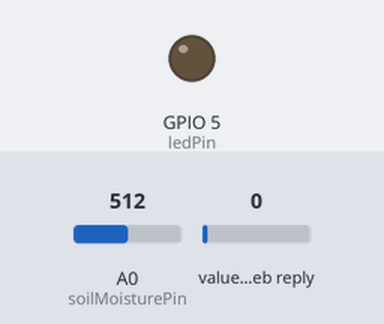
Bench run of a sketch on a simulated ESP8266 (NodeMCU). Shown: output pins drawn as LEDs (lit = HIGH). The inputs (shaded band) are chosen by the test bench; at power-on: value in the web reply 0, A0 (soilMoisturePin) = 512. WiFi joins after 1.5 s; servers stay silent unless stated; web services answer with replies made up by the test bench; what the sketch prints to the serial monitor is not drawn.

Above: at 2.7 s.
2.8 s: value in the web reply set to 49
13.9 s: value in the web reply set to 53
At 25.0 s:
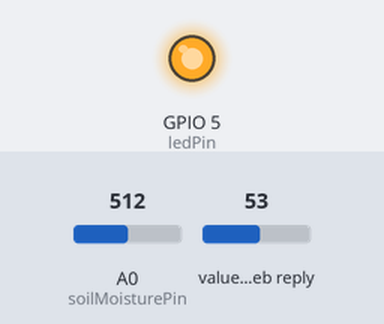
25.5 s: value in the web reply set to 25
At 36.5 s:
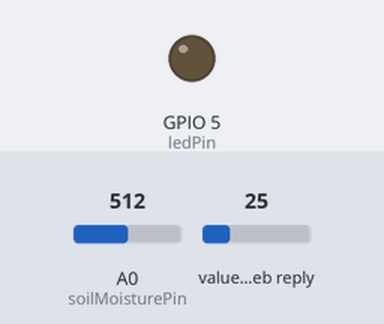
36.8 s: value in the web reply set to 75
At 47.0 s:
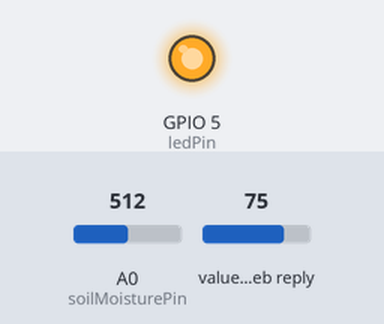
Timing chart, 0 to 48.5 s (numbered marks = the images above; inputs shaded):
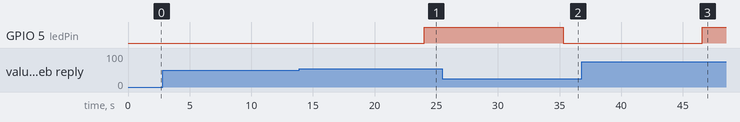

Measured:
- the behaviour switches between 50 and 51 on value in the web reply (found by bisection; images 0 and 1)
- after the input at 2.8 s, every drawn part: stays the same
- after the input at 13.9 s, GPIO 5 (ledPin): LOW → HIGH after 10.1 s
- after the input at 25.5 s, GPIO 5 (ledPin): HIGH → LOW after 9.8 s
- after the input at 36.8 s, GPIO 5 (ledPin): LOW → HIGH after 9.8 s

The sketch:

project_externalproject.ino
```cpp
#include <ArduinoJson.h>
#include <ArduinoJson.hpp>

#include <DHT.h>
#include <ESP8266WiFi.h>
#include <WiFiClient.h>
#include <ESP8266HTTPClient.h>
// Naming the variables
WiFiClient client;
HTTPClient http;
String url;
String API = "22YJBLY6TX86MN68";
int soilMoisturePin = A0; // Analog pin connected to the soil moisture sensor
int dhtPin = 4; // Digital pin connected to the DHT sensor
int ledPin = 5; // Digital pin connected to the LED
String fieldSoilMoisture = "1";
String fieldHumidity = "2";
String fieldTemperature = "3";
String fieldPredictedSoilMoisture = "4";
DHT dht(dhtPin, DHT11);

// Creating the functions for the tasks
void connectToWiFi();
void sendHttpRequest(int data, String fieldNo);
void soilMoisture();
void humiditySensor();
int readFieldFromThingSpeak(String fieldNo);

void setup() {
  Serial.begin(9600);
  pinMode(ledPin, OUTPUT); // Set the LED pin as output
  connectToWiFi();
}

void loop() {
  soilMoisture();
  delay(5000); // Adjust the delay as needed
  humiditySensor();
  delay(5000); // Adjust the delay as needed

  // Read predicted soil moisture from Field 4
  int predictedSoilMoisture = readFieldFromThingSpeak(fieldPredictedSoilMoisture);
  Serial.print("Predicted Soil Moisture: ");
  Serial.print(predictedSoilMoisture);
  Serial.println("%");

  // Check and control the LED based on moisture conditions
  int currentMoisture = analogRead(soilMoisturePin);
  int moisturePercentage = map(currentMoisture, 0, 1023, 100, 0);
  Serial.print("Current Soil Moisture Level: ");
  Serial.print(moisturePercentage);
  Serial.println("%");

  if (moisturePercentage < predictedSoilMoisture) {
    digitalWrite(ledPin, HIGH); // Turn on the LED
    Serial.println("LED turned ON");
  } else {
    digitalWrite(ledPin, LOW); // Turn off the LED
    Serial.println("LED turned OFF");
  }
}

void connectToWiFi() {
  const char* ssid = "1234567890";
  const char* password = "1234567890";

  // Connect to Wi-Fi
  WiFi.begin(ssid, password);
  while (WiFi.status() != WL_CONNECTED) {
    delay(250);
    Serial.print(".");
  }
  Serial.println("");
  Serial.println("Connected to WiFi");

  // Print the IP address
  Serial.println(WiFi.localIP());
}

void sendHttpRequest(int data, String fieldNo) {
  url = "http://api.thingspeak.com/update?api_key=";
  url += API;
  url += "&field";
  url += fieldNo;
  url += "=";
  url += data;

  http.begin(client, url);
  Serial.print("Waiting for the response");
  int httpcode = http.GET();
  if (httpcode > 0) {
    Serial.print("Data sent successfully");
  } else {
    Serial.print("Error in Sending Data");
  }
  http.end();
}

int readFieldFromThingSpeak(String fieldNo) {
  url = "http://api.thingspeak.com/channels/2383020/fields/" + fieldNo + ".json?results=2";
  http.begin(client, url);

  Serial.print("Reading data from ThingSpeak...");
  int httpcode = http.GET();

  if (httpcode == 200) {
    String response = http.getString();
    Serial.println("Response from ThingSpeak:");
    Serial.println(response);

    // Parse the JSON response
    DynamicJsonDocument doc(1024);
    DeserializationError error = deserializeJson(doc, response);

    // Check for parsing errors
    if (error) {
      Serial.print("Error parsing JSON: ");
      Serial.println(error.c_str());
      return 0;
    }

    // Extract the value from the JSON document
    int value = doc["feeds"][0]["field" + fieldNo].as<int>();
    return value;
  } else {
    Serial.print("Error reading data from ThingSpeak. Status code: ");
    Serial.println(httpcode);
    return 0;
  }

  http.end();
}


void soilMoisture() {
  int soilMoistureValue = analogRead(soilMoisturePin);
  int moisturePercentage = map(soilMoistureValue, 0, 1023, 100, 0);

  // Print the moisture level
  Serial.print("Soil Moisture Level: ");
  Serial.print(moisturePercentage);
  Serial.println("%");

  // Send data to ThingSpeak
  sendHttpRequest(moisturePercentage, fieldSoilMoisture);
}

void humiditySensor() {
  DHT dht(dhtPin, DHT11);
  //float temperature = dht.readTemperature();
  //float humidity = dht.readHumidity();
float temperature=35;
float humidity=45;
  // Check if any reads failed
  if (!isnan(temperature) && !isnan(humidity)) {
    // Print temperature and humidity
    Serial.print("Temperature: ");
    Serial.print(temperature);
    Serial.println(" °C");

    Serial.print("Humidity: ");
    Serial.print(humidity);
    Serial.println("%");
    // Send data to ThingSpeak
    sendHttpRequest(temperature, fieldTemperature);
    sendHttpRequest(humidity, fieldHumidity);

  }
  else {
    Serial.println("Failed to read from DHT sensor!");
  };
}
```
